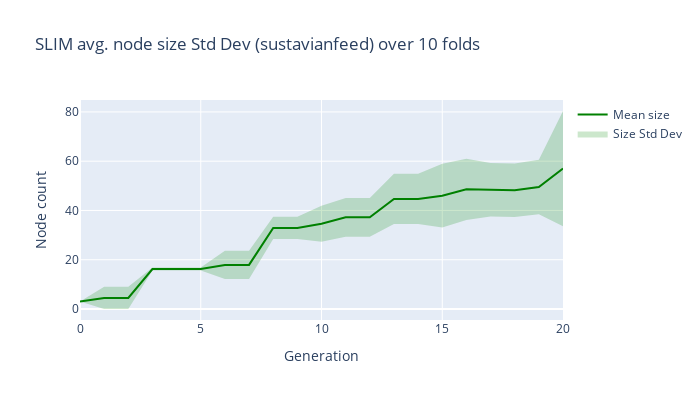

This figure's notebook cell:
### Code cell
plot_SLIM_average_size('SLIM', n_outer_cv, dataset_name='sustavianfeed')

### Figure 1 — Plotly figure (JSON) as saved in the notebook; plotly's stock layout.template omitted (floating-point values rounded to 4 significant figures)
{"data": [{"line": {"color": "rgba(0,150,0,0)"}, "showlegend": false, "type": "scatter", "x": [0, 1, 2, 3, 4, 5, 6, 7, 8, 9, 10, 11, 12, 13, 14, 15, 16, 17, 18, 19, 20], "y": [3.0, 9.0, 9.0, 16.8, 16.8, 16.8, 23.6, 23.6, 37.43, 37.43, 41.92, 45.07, 45.07, 54.86, 54.86, 58.92, 61.04, 59.23, 59.09, 60.58, 80.38]}, {"fill": "tonexty", "fillcolor": "rgba(0,135,0,0.2)", "line": {"color": "rgba(0,180,0,0)"}, "name": "Size Std Dev", "type": "scatter", "x": [0, 1, 2, 3, 4, 5, 6, 7, 8, 9, 10, 11, 12, 13, 14, 15, 16, 17, 18, 19, 20], "y": [3.0, 0.0, 0.0, 15.6, 15.6, 15.6, 12.2, 12.2, 28.37, 28.37, 27.28, 29.33, 29.33, 34.54, 34.54, 33.08, 36.16, 37.57, 37.31, 38.42, 33.62]}, {"line": {"color": "green"}, "name": "Mean size", "type": "scatter", "x": [0, 1, 2, 3, 4, 5, 6, 7, 8, 9, 10, 11, 12, 13, 14, 15, 16, 17, 18, 19, 20], "y": [3.0, 4.5, 4.5, 16.2, 16.2, 16.2, 17.9, 17.9, 32.9, 32.9, 34.6, 37.2, 37.2, 44.7, 44.7, 46.0, 48.6, 48.4, 48.2, 49.5, 57.0]}], "layout": {"height": 400, "title": {"text": "SLIM avg. node size Std Dev (sustavianfeed) over 10 folds"}, "width": 700, "xaxis": {"title": {"text": "Generation"}}, "yaxis": {"title": {"text": "Node count"}}}}
